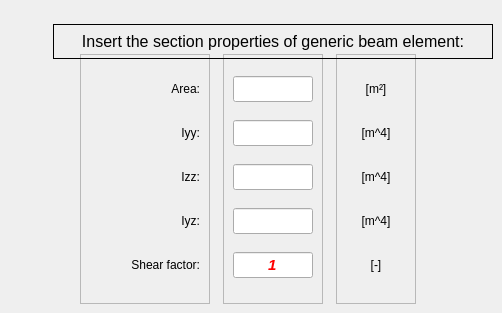
             <widget class="QWidget" name="tab_generic_section">
              <attribute name="title">
               <string>Generic</string>
              </attribute>
              <widget class="QFrame" name="frame_7">
               <property name="geometry">
                <rect>
                 <x>223</x>
                 <y>54</y>
                 <width>100</width>
                 <height>250</height>
                </rect>
               </property>
               <property name="minimumSize">
                <size>
                 <width>100</width>
                 <height>250</height>
                </size>
               </property>
               <property name="maximumSize">
                <size>
                 <width>100</width>
                 <height>250</height>
                </size>
               </property>
               <property name="frameShape">
                <enum>QFrame::StyledPanel</enum>
               </property>
               <property name="frameShadow">
                <enum>QFrame::Raised</enum>
               </property>
               <layout class="QVBoxLayout" name="verticalLayout">
                <item>
                 <widget class="QLineEdit" name="lineEdit_area">
                  <property name="minimumSize">
                   <size>
                    <width>80</width>
                    <height>26</height>
                   </size>
                  </property>
                  <property name="maximumSize">
                   <size>
                    <width>80</width>
                    <height>26</height>
                   </size>
                  </property>
                  <property name="font">
                   <font>
                    <family>Arial</family>
                    <pointsize>11</pointsize>
                    <weight>75</weight>
                    <italic>true</italic>
                    <bold>true</bold>
                   </font>
                  </property>
                  <property name="focusPolicy">
                   <enum>Qt::StrongFocus</enum>
                  </property>
                  <property name="styleSheet">
                   <string notr="true">color: rgb(255, 0, 0);</string>
                  </property>
                  <property name="alignment">
                   <set>Qt::AlignCenter</set>
                  </property>
                 </widget>
                </item>
                <item>
                 <widget class="QLineEdit" name="lineEdit_Iyy">
                  <property name="minimumSize">
                   <size>
                    <width>80</width>
                    <height>26</height>
                   </size>
                  </property>
                  <property name="maximumSize">
                   <size>
                    <width>80</width>
                    <height>26</height>
                   </size>
                  </property>
                  <property name="font">
                   <font>
                    <family>Arial</family>
                    <pointsize>11</pointsize>
                    <weight>75</weight>
                    <italic>true</italic>
                    <bold>true</bold>
                   </font>
                  </property>
                  <property name="focusPolicy">
                   <enum>Qt::StrongFocus</enum>
                  </property>
                  <property name="styleSheet">
                   <string notr="true">color: rgb(255, 0, 0);</string>
                  </property>
                  <property name="alignment">
                   <set>Qt::AlignCenter</set>
                  </property>
                 </widget>
                </item>
                <item>
                 <widget class="QLineEdit" name="lineEdit_Izz">
                  <property name="minimumSize">
                   <size>
                    <width>80</width>
                    <height>26</height>
                   </size>
                  </property>
                  <property name="maximumSize">
                   <size>
                    <width>80</width>
                    <height>26</height>
                   </size>
                  </property>
                  <property name="font">
                   <font>
                    <family>Arial</family>
                    <pointsize>11</pointsize>
                    <weight>75</weight>
                    <italic>true</italic>
                    <bold>true</bold>
                   </font>
                  </property>
                  <property name="focusPolicy">
                   <enum>Qt::StrongFocus</enum>
                  </property>
                  <property name="styleSheet">
                   <string notr="true">color: rgb(255, 0, 0);</string>
                  </property>
                  <property name="alignment">
                   <set>Qt::AlignCenter</set>
                  </property>
                 </widget>
                </item>
                <item>
                 <widget class="QLineEdit" name="lineEdit_Iyz">
                  <property name="minimumSize">
                   <size>
                    <width>80</width>
                    <height>26</height>
                   </size>
                  </property>
                  <property name="maximumSize">
                   <size>
                    <width>80</width>
                    <height>26</height>
                   </size>
                  </property>
                  <property name="font">
                   <font>
                    <family>Arial</family>
                    <pointsize>11</pointsize>
                    <weight>75</weight>
                    <italic>true</italic>
                    <bold>true</bold>
                   </font>
                  </property>
                  <property name="focusPolicy">
                   <enum>Qt::StrongFocus</enum>
                  </property>
                  <property name="styleSheet">
                   <string notr="true">color: rgb(255, 0, 0);</string>
                  </property>
                  <property name="alignment">
                   <set>Qt::AlignCenter</set>
                  </property>
                 </widget>
                </item>
                <item>
                 <widget class="QLineEdit" name="lineEdit_shear_coefficient">
                  <property name="minimumSize">
                   <size>
                    <width>80</width>
                    <height>26</height>
                   </size>
                  </property>
                  <property name="maximumSize">
                   <size>
                    <width>80</width>
                    <height>26</height>
                   </size>
                  </property>
                  <property name="font">
                   <font>
                    <family>Arial</family>
                    <pointsize>11</pointsize>
                    <weight>75</weight>
                    <italic>true</italic>
                    <bold>true</bold>
                   </font>
                  </property>
                  <property name="focusPolicy">
                   <enum>Qt::StrongFocus</enum>
                  </property>
                  <property name="styleSheet">
                   <string notr="true">color: rgb(255, 0, 0);</string>
                  </property>
                  <property name="text">
                   <string>1</string>
                  </property>
                  <property name="alignment">
                   <set>Qt::AlignCenter</set>
                  </property>
                 </widget>
                </item>
               </layout>
              </widget>
              <widget class="QFrame" name="frame_8">
               <property name="geometry">
                <rect>
                 <x>336</x>
                 <y>54</y>
                 <width>80</width>
                 <height>250</height>
                </rect>
               </property>
               <property name="minimumSize">
                <size>
                 <width>80</width>
                 <height>250</height>
                </size>
               </property>
               <property name="maximumSize">
                <size>
                 <width>80</width>
                 <height>250</height>
                </size>
               </property>
               <property name="frameShape">
                <enum>QFrame::StyledPanel</enum>
               </property>
               <property name="frameShadow">
                <enum>QFrame::Raised</enum>
               </property>
               <layout class="QVBoxLayout" name="verticalLayout_2">
                <item>
                 <widget class="QLabel" name="label_27">
                  <property name="minimumSize">
                   <size>
                    <width>0</width>
                    <height>26</height>
                   </size>
                  </property>
                  <property name="maximumSize">
                   <size>
                    <width>16777215</width>
                    <height>26</height>
                   </size>
                  </property>
                  <property name="text">
                   <string>[m²]</string>
                  </property>
                  <property name="alignment">
                   <set>Qt::AlignCenter</set>
                  </property>
                 </widget>
                </item>
                <item>
                 <widget class="QLabel" name="label_28">
                  <property name="minimumSize">
                   <size>
                    <width>0</width>
                    <height>26</height>
                   </size>
                  </property>
                  <property name="maximumSize">
                   <size>
                    <width>16777215</width>
                    <height>26</height>
                   </size>
                  </property>
                  <property name="text">
                   <string>[m^4]</string>
                  </property>
                  <property name="alignment">
                   <set>Qt::AlignCenter</set>
                  </property>
                 </widget>
                </item>
                <item>
                 <widget class="QLabel" name="label_29">
                  <property name="minimumSize">
                   <size>
                    <width>0</width>
                    <height>26</height>
                   </size>
                  </property>
                  <property name="maximumSize">
                   <size>
                    <width>16777215</width>
                    <height>26</height>
                   </size>
                  </property>
                  <property name="text">
                   <string>[m^4]</string>
                  </property>
                  <property name="alignment">
                   <set>Qt::AlignCenter</set>
                  </property>
                 </widget>
                </item>
                <item>
                 <widget class="QLabel" name="label_30">
                  <property name="minimumSize">
                   <size>
                    <width>0</width>
                    <height>26</height>
                   </size>
                  </property>
                  <property name="maximumSize">
                   <size>
                    <width>16777215</width>
                    <height>26</height>
                   </size>
                  </property>
                  <property name="text">
                   <string>[m^4]</string>
                  </property>
                  <property name="alignment">
                   <set>Qt::AlignCenter</set>
                  </property>
                 </widget>
                </item>
                <item>
                 <widget class="QLabel" name="label_40">
                  <property name="minimumSize">
                   <size>
                    <width>0</width>
                    <height>26</height>
                   </size>
                  </property>
                  <property name="maximumSize">
                   <size>
                    <width>16777215</width>
                    <height>26</height>
                   </size>
                  </property>
                  <property name="text">
                   <string>[-]</string>
                  </property>
                  <property name="alignment">
                   <set>Qt::AlignCenter</set>
                  </property>
                 </widget>
                </item>
               </layout>
              </widget>
              <widget class="QFrame" name="frame_9">
               <property name="geometry">
                <rect>
                 <x>80</x>
                 <y>54</y>
                 <width>130</width>
                 <height>250</height>
                </rect>
               </property>
               <property name="minimumSize">
                <size>
                 <width>130</width>
                 <height>250</height>
                </size>
               </property>
               <property name="maximumSize">
                <size>
                 <width>130</width>
                 <height>250</height>
                </size>
               </property>
               <property name="frameShape">
                <enum>QFrame::StyledPanel</enum>
               </property>
               <property name="frameShadow">
                <enum>QFrame::Raised</enum>
               </property>
               <layout class="QVBoxLayout" name="verticalLayout_3">
                <item>
                 <widget class="QLabel" name="label_31">
                  <property name="minimumSize">
                   <size>
                    <width>110</width>
                    <height>26</height>
                   </size>
                  </property>
                  <property name="maximumSize">
                   <size>
                    <width>110</width>
                    <height>26</height>
                   </size>
                  </property>
                  <property name="text">
                   <string>&lt;html&gt;&lt;head/&gt;&lt;body&gt;&lt;p align=&quot;right&quot;&gt;Area:&lt;/p&gt;&lt;/body&gt;&lt;/html&gt;</string>
                  </property>
                  <property name="alignment">
                   <set>Qt::AlignCenter</set>
                  </property>
                 </widget>
                </item>
                <item>
                 <widget class="QLabel" name="label_32">
                  <property name="minimumSize">
                   <size>
                    <width>110</width>
                    <height>26</height>
                   </size>
                  </property>
                  <property name="maximumSize">
                   <size>
                    <width>110</width>
                    <height>26</height>
                   </size>
                  </property>
                  <property name="text">
                   <string>&lt;html&gt;&lt;head/&gt;&lt;body&gt;&lt;p align=&quot;right&quot;&gt;Iyy:&lt;/p&gt;&lt;/body&gt;&lt;/html&gt;</string>
                  </property>
                  <property name="alignment">
                   <set>Qt::AlignCenter</set>
                  </property>
                 </widget>
                </item>
                <item>
                 <widget class="QLabel" name="label_33">
                  <property name="minimumSize">
                   <size>
                    <width>110</width>
                    <height>26</height>
                   </size>
                  </property>
                  <property name="maximumSize">
                   <size>
                    <width>110</width>
                    <height>26</height>
                   </size>
                  </property>
                  <property name="text">
                   <string>&lt;html&gt;&lt;head/&gt;&lt;body&gt;&lt;p align=&quot;right&quot;&gt;Izz:&lt;/p&gt;&lt;/body&gt;&lt;/html&gt;</string>
                  </property>
                  <property name="alignment">
                   <set>Qt::AlignCenter</set>
                  </property>
                 </widget>
                </item>
                <item>
                 <widget class="QLabel" name="label_34">
                  <property name="minimumSize">
                   <size>
                    <width>110</width>
                    <height>26</height>
                   </size>
                  </property>
                  <property name="maximumSize">
                   <size>
                    <width>110</width>
                    <height>26</height>
                   </size>
                  </property>
                  <property name="text">
                   <string>&lt;html&gt;&lt;head/&gt;&lt;body&gt;&lt;p align=&quot;right&quot;&gt;Iyz:&lt;/p&gt;&lt;/body&gt;&lt;/html&gt;</string>
                  </property>
                  <property name="alignment">
                   <set>Qt::AlignCenter</set>
                  </property>
                 </widget>
                </item>
                <item>
                 <widget class="QLabel" name="label_39">
                  <property name="minimumSize">
                   <size>
                    <width>110</width>
                    <height>26</height>
                   </size>
                  </property>
                  <property name="maximumSize">
                   <size>
                    <width>110</width>
                    <height>26</height>
                   </size>
                  </property>
                  <property name="text">
                   <string>&lt;html&gt;&lt;head/&gt;&lt;body&gt;&lt;p align=&quot;right&quot;&gt;Shear factor:&lt;/p&gt;&lt;/body&gt;&lt;/html&gt;</string>
                  </property>
                  <property name="alignment">
                   <set>Qt::AlignCenter</set>
                  </property>
                 </widget>
                </item>
               </layout>
              </widget>
              <widget class="QLabel" name="label_44">
               <property name="geometry">
                <rect>
                 <x>53</x>
                 <y>24</y>
                 <width>440</width>
                 <height>35</height>
                </rect>
               </property>
               <property name="minimumSize">
                <size>
                 <width>440</width>
                 <height>35</height>
                </size>
               </property>
               <property name="maximumSize">
                <size>
                 <width>440</width>
                 <height>35</height>
                </size>
               </property>
               <property name="frameShape">
                <enum>QFrame::Box</enum>
               </property>
               <property name="frameShadow">
                <enum>QFrame::Plain</enum>
               </property>
               <property name="text">
                <string>&lt;html&gt;&lt;head/&gt;&lt;body&gt;&lt;p align=&quot;center&quot;&gt;&lt;span style=&quot; font-size:12pt;&quot;&gt;Insert the section properties of generic beam element:&lt;/span&gt;&lt;/p&gt;&lt;/body&gt;&lt;/html&gt;</string>
               </property>
               <property name="alignment">
                <set>Qt::AlignCenter</set>
               </property>
              </widget>
             </widget>
